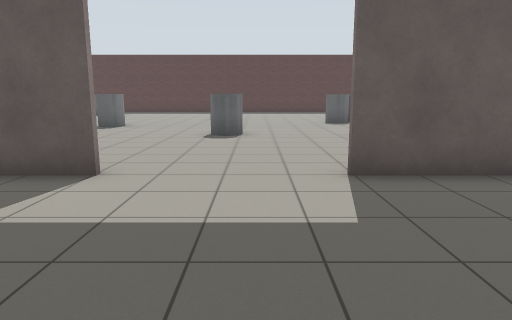
View 1 (above)

24 first-person views from a walk through a robot-simulator world made for Gazebo. The camera is 1.2 m above the floor, tilts 10° down and sees 70° across. The floor is counted in squares, 1 m on a side. Each view is taken from the middle of a square. On the plan, view 1 faces up. The plan holds only what a view shows up to about 14 squares ahead; the rest is blank. Simple patterns stand in for the simulator's built-in surfaces.

View 2
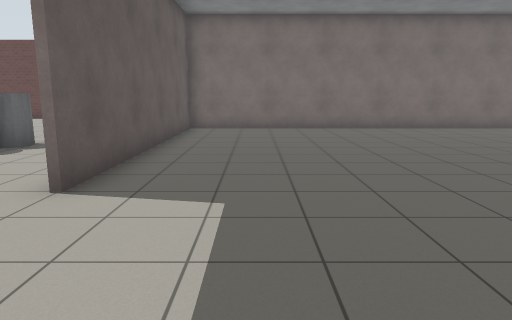

View 3
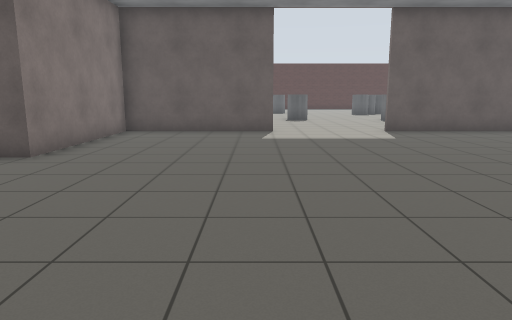

View 4
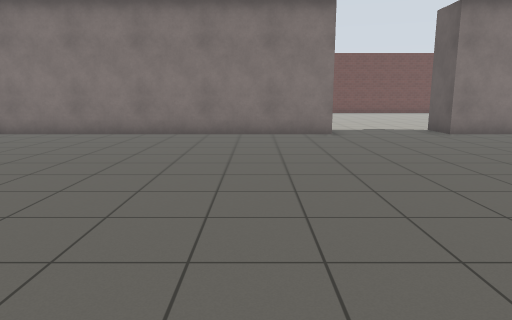

View 5
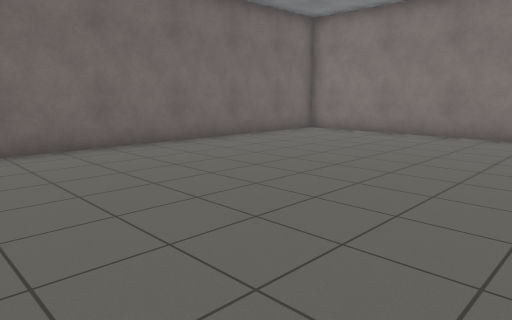

View 6
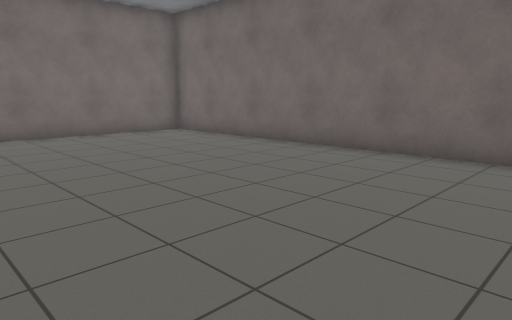

View 7
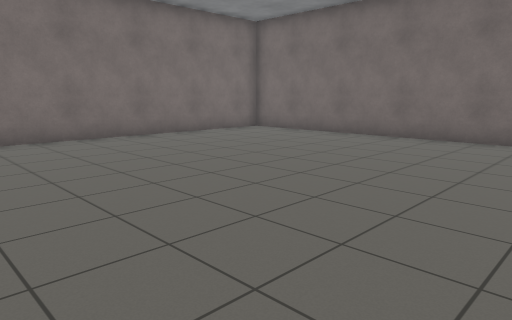

View 8
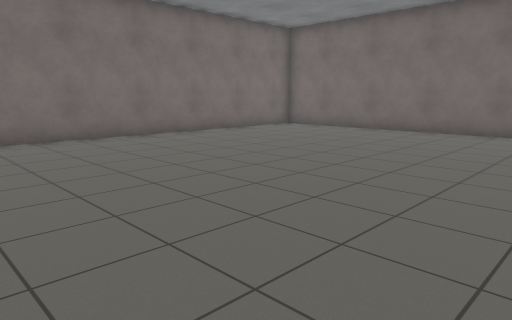

View 9
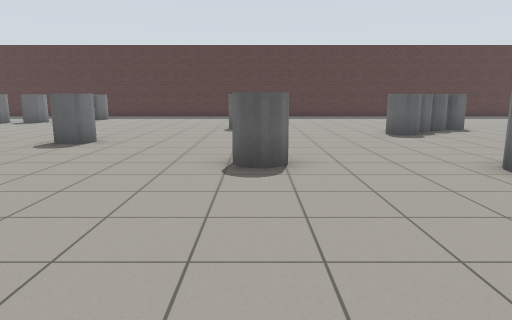

View 10
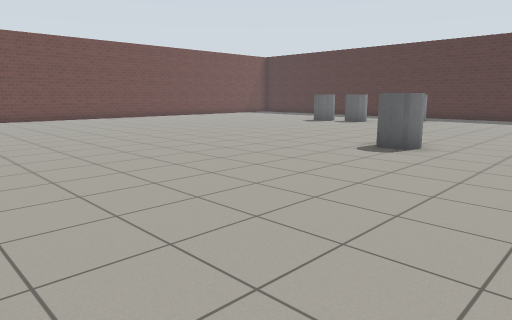

View 11
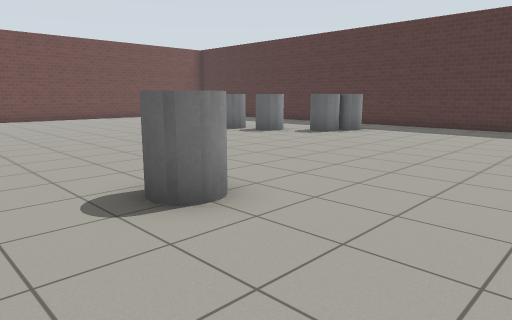

View 12
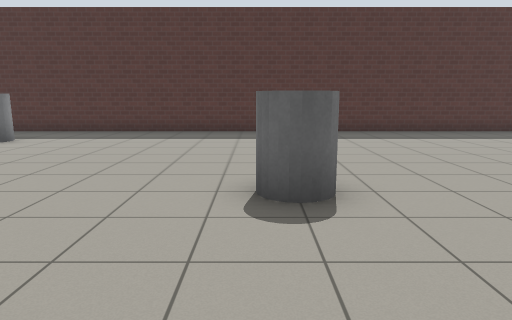

View 13
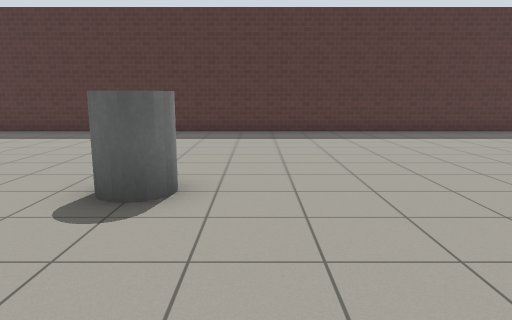

View 14
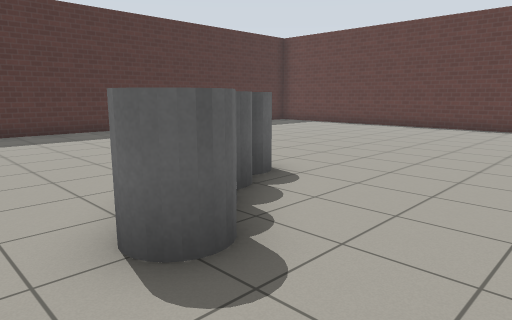

View 15
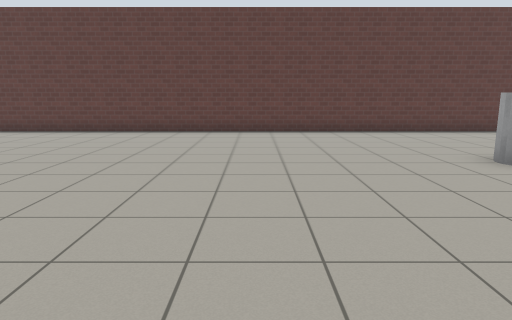

View 16
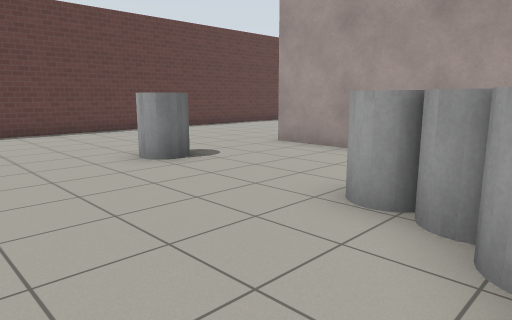

View 17
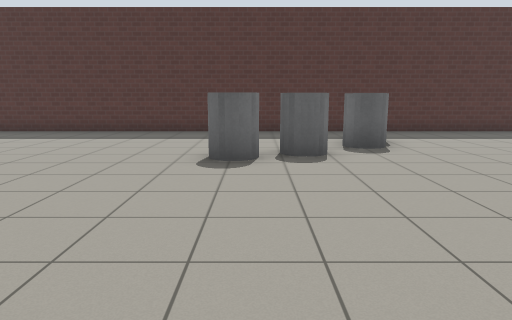

View 18
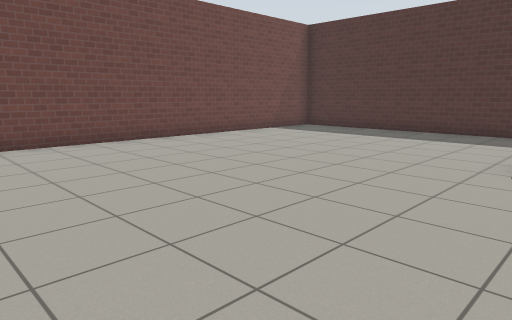

View 19
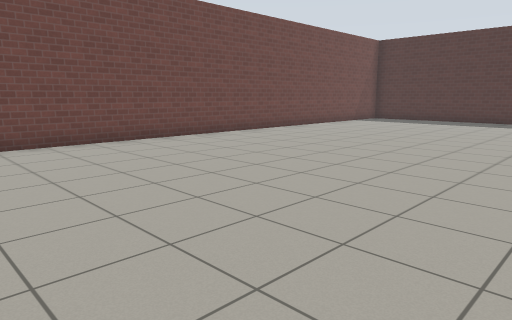

View 20
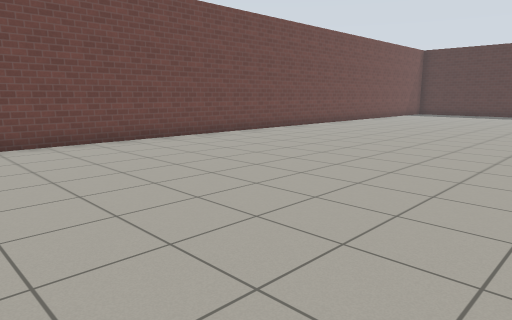

View 21
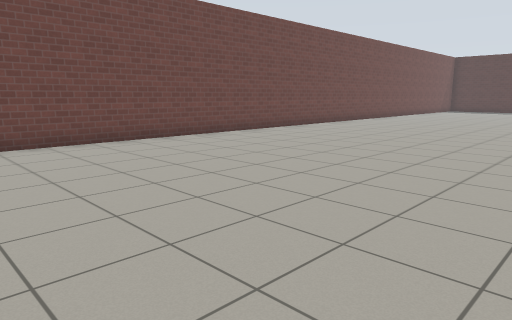

View 22
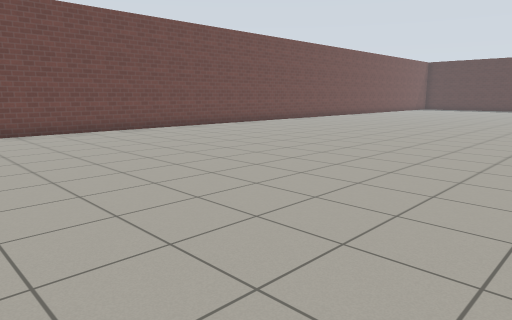

View 23
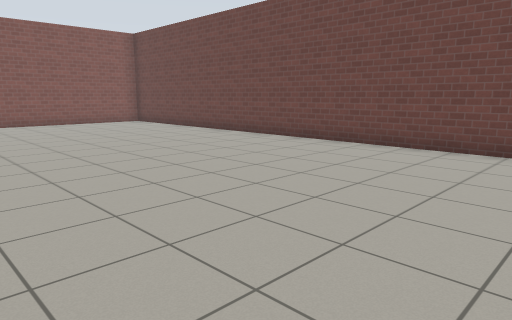

View 24
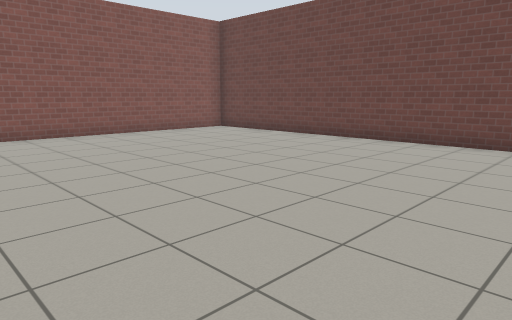

### Floor plan
Points are (right, up) in squares from view 1. A wall is a line through its corners. A room is listed if a view was taken in it or the views show most of it. See-through windows are left out.
Room 1 (views 1, 2, 3, 4, 5, 6, 7, 8, 9)
walls: (-7.4, -3.5) (-7.4, -14.4) (10.4, -14.4) (10.4, 5.4) (1.4, 5.4); (-2.4, 5.4) (-7.4, 5.4) (-7.4, 0.1)
ways out: opening at (-7.7, -2) to room 2; opening at (0.5, 6.7) to room 2
Room 2 (views 10, 11, 12, 13, 14, 15, 16, 17, 18, 19, 20, 21, 22, 23, 24)
walls: (-7.4, 0.1) (-9, 0.1); (5.4, 5.6) (10.6, 5.6); (16.4, 5.1) (16.4, 22.7); (9.9, 26.4) (-20.7, 26.4); (-21.4, 24.9) (-21.4, -16.9); (-20.9, -17.4) (-14, -17.4)
ways out: opening at (-7.7, -2) to room 1; opening at (0.5, 6.7) to room 1
objects: grey cylinder (-13, 21) to (-12, 21); grey cylinder (-11, 21) to (-11, 22); grey cylinder (-10, 23); grey cylinder (-9, 23) to (-9, 24); grey cylinder (-6, 14) to (-5, 15); grey cylinder (-2, 18) to (-1, 19); grey cylinder (-1, 11) to (-1, 12); grey cylinder (3, 11) to (4, 11); grey cylinder (3, 16) to (4, 17); grey cylinder (4, 10) to (5, 10); grey cylinder (4, 18); grey cylinder (5, 9) to (6, 9); grey cylinder (5, 17) to (5, 18); grey cylinder (6, 18) to (6, 19); grey cylinder (10, 9) to (11, 9)

Where each view was taken, in squares from view 1:
view 1: 0 up, 0 right, facing up
view 2: 3 up, 3 left, facing right
view 3: 7 down, 3 left, facing up
view 4: 6 down, 4 right, facing left
view 5: 6 down, 4 right, facing down-left
view 6: 7 down, 1 left, facing down-right
view 7: 4 down, 0 right, facing down-right
view 8: 2 down, 0 right, facing down-right
view 9: 5 up, 1 left, facing up
view 10: 6 up, 2 left, facing up-left
view 11: 12 up, 2 left, facing up-left
view 12: 14 up, 2 left, facing up
view 13: 14 up, 0 right, facing up
view 14: 14 up, 2 right, facing up-right
view 15: 14 up, 4 right, facing right
view 16: 13 up, 4 right, facing down-right
view 17: 14 up, 12 left, facing up
view 18: 14 up, 12 left, facing up-left
view 19: 8 up, 12 left, facing up-left
view 20: 2 up, 12 left, facing up-left
view 21: 4 down, 12 left, facing up-left
view 22: 7 down, 9 left, facing up-left
view 23: 1 down, 13 left, facing down-left
view 24: 6 down, 12 left, facing down-left
